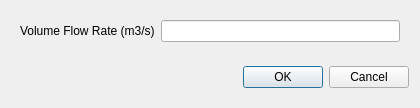
<?xml version="1.0" encoding="UTF-8"?>
<ui version="4.0">
 <class>OpenChannelInletDialog</class>
 <widget class="QDialog" name="OpenChannelInletDialog">
  <property name="geometry">
   <rect>
    <x>0</x>
    <y>0</y>
    <width>420</width>
    <height>106</height>
   </rect>
  </property>
  <property name="minimumSize">
   <size>
    <width>420</width>
    <height>0</height>
   </size>
  </property>
  <property name="windowTitle">
   <string>Open Channel Inlet Boundary Condition</string>
  </property>
  <layout class="QVBoxLayout" name="verticalLayout_2">
   <item>
    <widget class="QWidget" name="dialogContents" native="true">
     <layout class="QVBoxLayout" name="verticalLayout_4">
      <property name="leftMargin">
       <number>0</number>
      </property>
      <property name="topMargin">
       <number>0</number>
      </property>
      <property name="rightMargin">
       <number>0</number>
      </property>
      <property name="bottomMargin">
       <number>0</number>
      </property>
      <item>
       <widget class="QWidget" name="widget" native="true">
        <layout class="QFormLayout" name="formLayout">
         <item row="0" column="0">
          <widget class="QLabel" name="label">
           <property name="text">
            <string>Volume Flow Rate (m3/s)</string>
           </property>
          </widget>
         </item>
         <item row="0" column="1">
          <widget class="QLineEdit" name="volumeFlowRate"/>
         </item>
        </layout>
       </widget>
      </item>
     </layout>
    </widget>
   </item>
   <item>
    <widget class="QWidget" name="widget_4" native="true">
     <layout class="QHBoxLayout" name="horizontalLayout_3">
      <property name="rightMargin">
       <number>0</number>
      </property>
      <item>
       <spacer name="horizontalSpacer_2">
        <property name="orientation">
         <enum>Qt::Horizontal</enum>
        </property>
        <property name="sizeHint" stdset="0">
         <size>
          <width>208</width>
          <height>20</height>
         </size>
        </property>
       </spacer>
      </item>
      <item>
       <widget class="QPushButton" name="ok">
        <property name="text">
         <string>OK</string>
        </property>
       </widget>
      </item>
      <item>
       <widget class="QPushButton" name="cancel">
        <property name="text">
         <string>Cancel</string>
        </property>
       </widget>
      </item>
     </layout>
    </widget>
   </item>
  </layout>
 </widget>
 <resources/>
 <connections>
  <connection>
   <sender>cancel</sender>
   <signal>clicked()</signal>
   <receiver>OpenChannelInletDialog</receiver>
   <slot>reject()</slot>
   <hints>
    <hint type="sourcelabel">
     <x>373</x>
     <y>75</y>
    </hint>
    <hint type="destinationlabel">
     <x>209</x>
     <y>52</y>
    </hint>
   </hints>
  </connection>
 </connections>
</ui>
